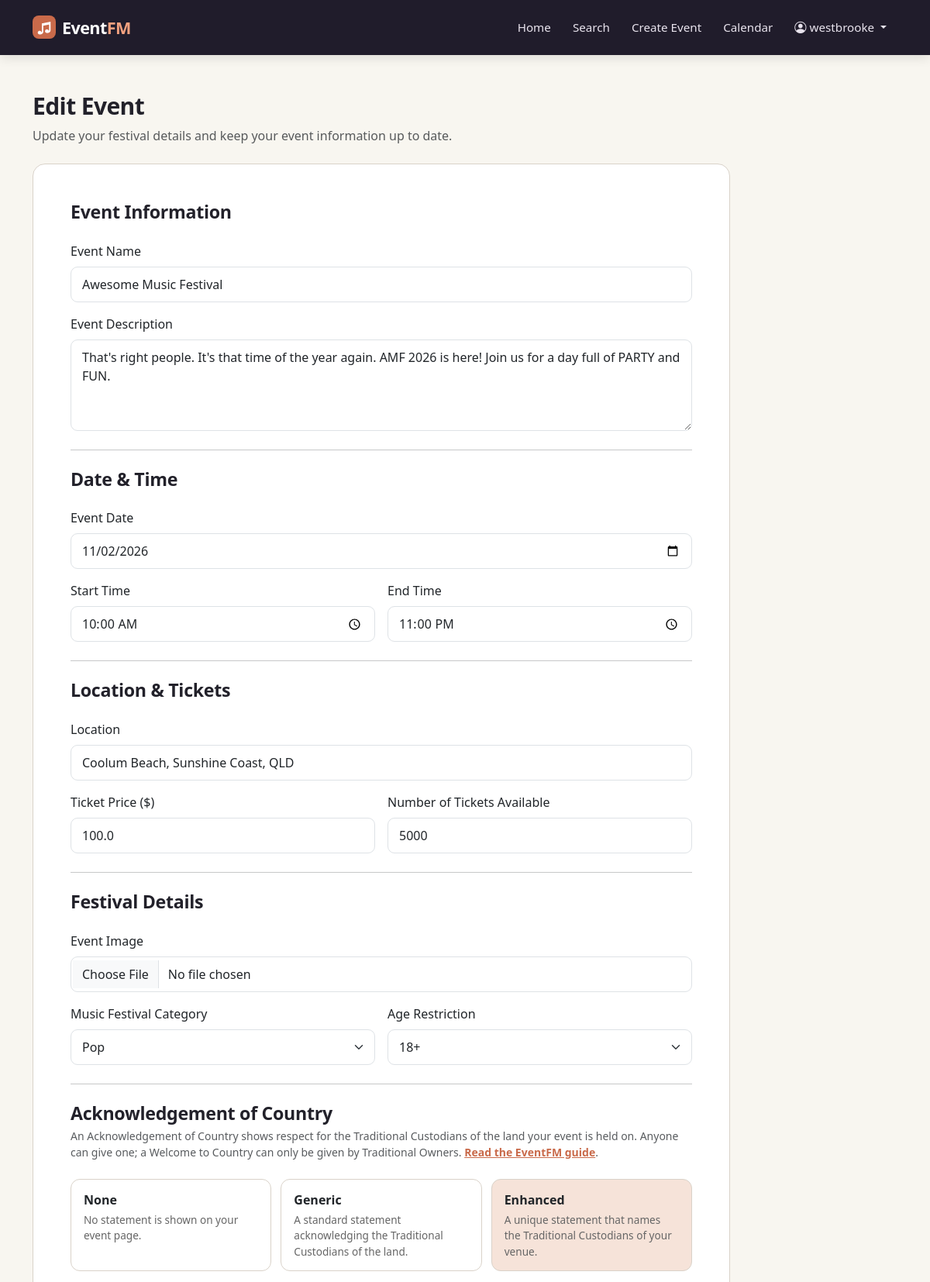
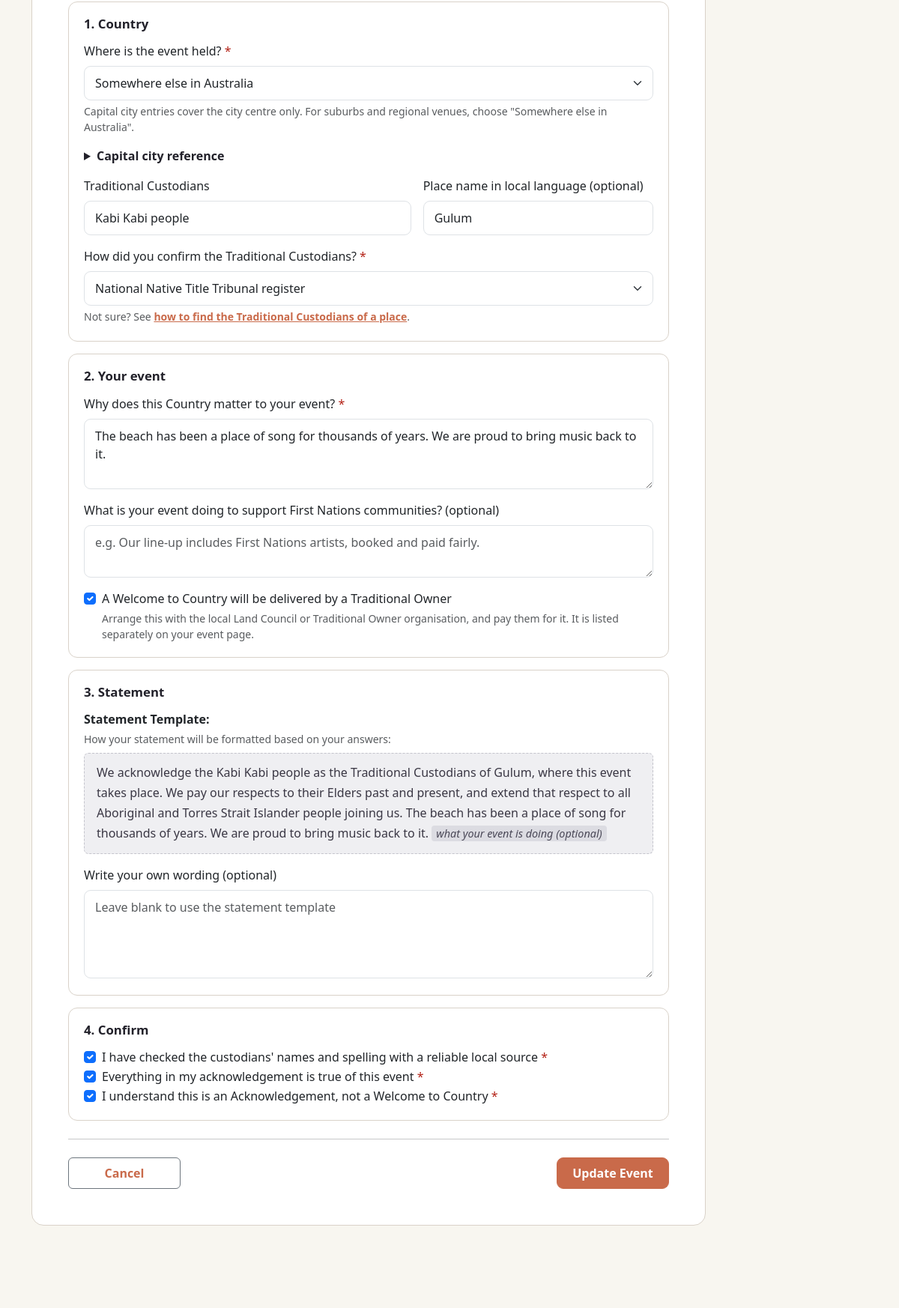
Page /event/28/edit (signed in, upper part) on the committed database (2 pictures, top to bottom).
### website/models.py (models this page shows, shortened)
class User(db.Model, UserMixin):
    __tablename__ = 'users'
    id = db.Column(db.Integer, primary_key=True)
    name = db.Column(db.String(100), unique=True, nullable=False)
    first_name = db.Column(db.String(100), nullable=False)
    surname = db.Column(db.String(100), nullable=False)
    emailid = db.Column(db.String(100), unique=True, nullable=False)
    password_hash = db.Column(db.String(200), nullable=False)
    contact_number = db.Column(db.String(20), nullable=False)
    street_address = db.Column(db.String(200), nullable=False)
    user_type = db.Column(db.String(50), nullable=False)
    events = db.relationship('Event', backref='owner', lazy=True)
    comments = db.relationship('Comment', backref='author', lazy=True)
    orders = db.relationship('Order', backref='user', lazy=True)

class Event(db.Model):
    __tablename__ = 'events'
    id = db.Column(db.Integer, primary_key=True)
    title = db.Column(db.String(200), nullable=False)
    description = db.Column(db.Text, nullable=False)
    date = db.Column(db.Date, nullable=False)
    start_time = db.Column(db.Time, nullable=False)
    end_time = db.Column(db.Time, nullable=False)
    location = db.Column(db.String(200), nullable=False)
    genre = db.Column(db.String(30), nullable=False)
    age_limit = db.Column(db.String(20), nullable=False, default='all-ages')
    price = db.Column(db.Float, nullable=False)
    capacity = db.Column(db.Integer, nullable=False)
    image_filename = db.Column(db.String(200))
    status = db.Column(db.String(20), nullable=False, default='Open')
    acknowledgement_type = db.Column(db.String(20), nullable=False, default='none')
    acknowledgement_text = db.Column(db.Text)
    user_id = db.Column(db.Integer, db.ForeignKey('users.id'), nullable=False) #Links to user who created it (User.ID = Foreign Key)
    comments = db.relationship('Comment', backref='event', lazy=True)
    orders = db.relationship('Order', backref='event', lazy=True)
    chunks = db.relationship('EventChunk', backref='event', lazy=True, cascade='all, delete-orphan')
    acknowledgement = db.relationship('Acknowledgement', backref='event', uselist=False, cascade='all, delete-orphan')
    def refresh_status(self):
        if self.status == 'Cancelled':
            return
        if self.date < datetime.now().date():
            self.status = 'Inactive'
        elif self.tickets_remaining <= 0:
            self.status = 'Sold Out'
        else:
            self.status = 'Open'

### website/views.py (the view, shortened to what this page needs)
@main_bp.route('/event/<int:event_id>/edit', methods=['GET', 'POST'])
@login_required
def edit_event(event_id):
    event = Event.query.get_or_404(event_id)
    if event.user_id != current_user.id:
        return redirect(url_for('main.event_details', event_id=event.id))
    event.refresh_status()
    db.session.commit()
    if event.status in ['Cancelled', 'Inactive']:
        flash('Cancelled or past events cannot be edited.', 'danger')
        return redirect(url_for('main.event_details', event_id=event.id))
    form = EventForm(obj=event)
    if not form.is_submitted():
        aoc.load_into_form(form, event)
    return render_event_form(form, editing=True)

### website/templates/create-event.html (shortened to what this page needs)
{% extends "base.html" %}
{% block content %}
<div class="container py-5">
    <div class="mb-4">
        <h1 class="festival-section-title mb-2">
            {% if editing %}Edit Event{% else %}Create Event{% endif %}
        </h1>
        <p class="text-muted mb-0">
            {% if editing %}
                Update your festival details and keep your event information up to date.
            {% else %}
                Bring your event to life by sharing the details with the EventFM community.
            {% endif %}
        </p>
    </div>
    <div class="card account-card account-card-wide mb-4">
        <div class="card-body p-4 p-md-5">
            <form method="POST" enctype="multipart/form-data" class="mb-0">
                <div class="mb-4">
                    <h3 class="form-section-title">Event Information</h3>
                </div>
                <div class="mb-3">
                    <label for="eventName" class="form-label">Event Name</label>
                    {{ form.title(class="form-control", id="eventName", placeholder="Enter music festival name", required=False) }}
                </div>
                <div class="mb-4">
                    <label for="eventDescription" class="form-label">Event Description</label>
                    {{ form.description(class="form-control", id="eventDescription", rows="4", placeholder="Describe the music festival, artists, and event details", required=False) }}
                </div>
                <hr class="my-4">
                <div class="mb-4">
                    <h3 class="form-section-title">Date &amp; Time</h3>
                </div>
                <div class="mb-3">
                    <label for="eventDate" class="form-label">Event Date</label>
                    {{ form.date(class="form-control", id="eventDate") }}
                </div>
                <div class="row g-3 mb-4">
                    <div class="col-md-6">
                        <label for="startTime" class="form-label">Start Time</label>
                        {{ form.start_time(class="form-control", id="startTime") }}
                    </div>
                    <div class="col-md-6">
                        <label for="endTime" class="form-label">End Time</label>
                        {{ form.end_time(class="form-control", id="endTime") }}
                    </div>
                </div>
                <hr class="my-4">
                <div class="mb-4">
                    <h3 class="form-section-title">Location &amp; Tickets</h3>
                </div>
                <div class="mb-3">
                    <label for="eventLocation" class="form-label">Location</label>
                    {{ form.location(class="form-control", id="eventLocation", placeholder="Enter event location") }}
                </div>
                <div class="row g-3 mb-4">
                    <div class="col-md-6">
                        <label for="ticketPrice" class="form-label">Ticket Price ($)</label>
                        {{ form.price(class="form-control", id="ticketPrice", min="0", step="0.01", placeholder="Enter ticket price") }}
                    </div>
                    <div class="col-md-6">
                        <label for="ticketCapacity" class="form-label">Number of Tickets Available</label>
                        {{ form.capacity(class="form-control", id="ticketCapacity", min="1", placeholder="Enter number of tickets available") }}
                    </div>
                </div>
                <hr class="my-4">
                <div class="mb-4">
                    <h3 class="form-section-title">Festival Details</h3>
                </div>
                <div class="mb-3">
                    <label for="eventImage" class="form-label">Event Image</label>
                    {{ form.image(class="form-control", id="eventImage", accept="image/*") }}
                </div>
                <div class="row g-3 mb-4">
                    <div class="col-md-6">
                        <label for="eventCategory" class="form-label">Music Festival Category</label>
                        {{ form.genre(class="form-select", id="eventCategory") }}
                    </div>
                    <div class="col-md-6">
                        <label for="ageLimit" class="form-label">Age Restriction</label>
                        {{ form.age_limit(class="form-select", id="ageLimit") }}
                    </div>
                </div>
                <hr class="my-4">
                {% include '_acknowledgement-builder.html' %}
                <hr class="my-4">
                <div class="d-flex justify-content-between align-items-center gap-3">
                    <a href="{{ url_for('main.index') }}"
                       class="btn btn-outline-secondary form-action-btn">
                        Cancel
                    </a>
                    {% if editing %}
                        {{ form.submit(class="btn btn-primary form-action-btn", value="Update Event") }}
                    {% else %}
                        {{ form.submit(class="btn btn-primary form-action-btn") }}
                    {% endif %}
                </div>
            </form>
        </div>
    </div>
</div>
{% endblock %}

### website/templates/base.html (shortened to what this page needs)
<html>
<head>
    <link href="https://cdn.jsdelivr.net/npm/bootstrap@5.3.2/dist/css/bootstrap.min.css" rel="stylesheet">
    <link href="https://cdn.jsdelivr.net/npm/bootstrap-icons@1.11.3/font/bootstrap-icons.min.css" rel="stylesheet">
    <link href="{{ url_for('static', filename='styles/style.css') }}" rel="stylesheet">
</head>
<body>
    <header>
        <nav class="navbar navbar-expand-md festival-navbar navbar-dark">
            <div class="container">
                <a class="navbar-brand eventfm-brand" href="{{ url_for('main.index') }}">
                    <span class="eventfm-logo-icon">♫</span>
                    <span>Event<span class="eventfm-brand-accent">FM</span></span>
                </a>
                <div class="collapse navbar-collapse" id="mainNavbar">
                    <div class="navbar-nav ms-auto align-items-md-center">
                        <a class="nav-link" href="{{ url_for('main.index') }}">Home</a>
                        <a class="nav-link" href="{{ url_for('main.search') }}">Search</a>
                        {% if current_user.is_authenticated %}
                        <a class="nav-link" href="{{ url_for('main.create_event') }}">Create Event</a>
                        {% else %}
                        <a class="nav-link" href="{{ url_for('main.booking_history') }}">Booking History</a>
                        {% endif %}
                        <a class="nav-link" href="{{ url_for('main.festival_calendar') }}">Calendar</a>
                        {% if current_user.is_authenticated %}
                            <div class="nav-item dropdown">
                                <a class="nav-link dropdown-toggle nav-user-name" href="#" role="button" data-bs-toggle="dropdown" aria-expanded="false">
                                    <i class="bi bi-person-circle me-1" aria-hidden="true"></i>{{ current_user.name }}
                                </a>
                            </div>
                        {% else %}
                            <a class="btn btn-light btn-sm ms-md-3 me-md-2" href="{{ url_for('auth.register') }}">Sign Up</a>
                            <a class="btn btn-outline-light btn-sm" href="{{ url_for('auth.login') }}">Log In</a>
                        {% endif %}
                    </div>
                </div>
            </div>
        </nav>
    </header>
    <main class="site-main">
    {% block content %}
    {% endblock %}
    </main>
</body>
</html>

### website/templates/_acknowledgement-builder.html (shortened to what this page needs)
{% macro required_label(field) %}
    <label for="{{ field.id }}" class="form-label">{{ field.label.text }} <span class="required-mark">*</span></label>
{% endmacro %}
{% set option_info = {
    'none': ('None', 'No statement is shown on your event page.'),
    'generic': ('Generic', 'A standard statement acknowledging the Traditional Custodians of the land.'),
    'enhanced': ('Enhanced', 'A unique statement that names the Traditional Custodians of your venue.')
} %}
<section class="aoc-section" id="acknowledgement">
    <div class="mb-4">
        <h3 class="form-section-title">Acknowledgement of Country</h3>
        <p class="text-muted small mb-0">
            An Acknowledgement of Country shows respect for the Traditional Custodians of the land your event is held on.
            Anyone can give one; a Welcome to Country can only be given by Traditional Owners.
            <a href="{{ url_for('main.acknowledgement_guide') }}" target="_blank">Read the EventFM guide</a>.
        </p>
    </div>
    <div class="aoc-options" role="radiogroup" aria-label="Acknowledgement of Country type">
        {% for option in form.acknowledgement_type %}
        <div class="aoc-option">
            <label for="{{ option.id }}" class="aoc-option-label">
                <span class="aoc-option-title">{{ option_info[option.data][0] }}</span>
                <span class="aoc-option-text">{{ option_info[option.data][1] }}</span>
            </label>
        </div>
        {% endfor %}
    </div>
    <div class="aoc-panel aoc-panel-enhanced">
        <fieldset class="aoc-step">
            <legend>1. Country</legend>
            <div class="mb-3">
                {{ required_label(form.aoc_region) }}
                {{ form.aoc_region(class="form-select") }}
                <div class="form-text">
                    Capital city entries cover the city centre only. For suburbs and regional venues, choose
                    "Somewhere else in Australia".
                </div>
            </div>
            <details class="aoc-details mb-3">
                <summary>Capital city reference</summary>
            </details>
            <div class="row g-3 mb-3">
                <div class="col-md-7">
                    {{ form.aoc_custodians.label(class="form-label") }}
                    {{ form.aoc_custodians(class="form-control", placeholder="e.g. Turrbal and Jagera peoples (optional for capital cities)") }}
                </div>
                <div class="col-md-5">
                    {{ form.aoc_place_name.label(class="form-label") }}
                    {{ form.aoc_place_name(class="form-control", placeholder="e.g. Meanjin") }}
                </div>
            </div>
            <div class="mb-1">
                {{ required_label(form.aoc_source) }}
                {{ form.aoc_source(class="form-select") }}
                <div class="form-text">
                    Not sure? See <a href="{{ url_for('main.acknowledgement_guide') }}#find-custodians" target="_blank">how
                    to find the Traditional Custodians of a place</a>.
                </div>
            </div>
        </fieldset>
        <fieldset class="aoc-step">
            <legend>2. Your event</legend>
            <div class="mb-3">
                {{ required_label(form.aoc_connection) }}
                {{ form.aoc_connection(class="form-control", rows="3",
                    placeholder="e.g. The river has been a gathering place for song and story for thousands of years, and we are proud to bring music back to it.") }}
            </div>
            <div class="mb-3">
                {{ form.aoc_commitment.label(class="form-label") }}
                {{ form.aoc_commitment(class="form-control", rows="2",
                    placeholder="e.g. Our line-up includes First Nations artists, booked and paid fairly.") }}
            </div>
            <div class="form-check">
                {{ form.aoc_welcome(class="form-check-input") }}
                {{ form.aoc_welcome.label(class="form-check-label") }}
                <div class="form-text">
                    Arrange this with the local Land Council or Traditional Owner organisation, and pay them for it. It is
                    listed separately on your event page.
                </div>
            </div>
        </fieldset>
        <fieldset class="aoc-step">
            <legend>3. Statement</legend>
            <p class="fw-semibold mb-1">Statement Template:</p>
            <p class="form-text mt-0 mb-2">How your statement will be formatted based on your answers:</p>
            <div class="aoc-statement aoc-template">{{ aoc_preview }}</div>
            <div class="mb-1">
                {{ form.acknowledgement_text.label(class="form-label") }}
                {{ form.acknowledgement_text(class="form-control", rows="4", placeholder="Leave blank to use the statement template") }}
            </div>
        </fieldset>
        <fieldset class="aoc-step">
            <legend>4. Confirm</legend>
            {% for check in [form.aoc_check_names, form.aoc_check_genuine, form.aoc_check_difference] %}
            <div class="form-check">
                {{ check(class="form-check-input") }}
                <label class="form-check-label" for="{{ check.id }}">{{ check.label.text }} <span class="required-mark">*</span></label>
            </div>
            {% endfor %}
        </fieldset>
    </div>
</section>

### rows in the picture
User: name "westbrooke"
Event: title "Awesome Music Festival", description "That's right people. It's that time of the year again. AMF 2026 is here! Join us for a day full of PARTY and FUN.", date "11/02/2026", start_time "10:00", end_time "23:00", location "Coolum Beach, Sunshine Coast, QLD", price "100.0", capacity "5000", genre "Pop", age_limit "18+", acknowledgement_text "We acknowledge the Kabi Kabi people as the Traditional Custodians of Gulum, where this event takes place. We pay our respects to their Elders past and present, and extend that respect to all Aboriginal and Torres Strait Islander people joining us. The beach has been a place of song for thousands of years. We are proud to bring music back to it. what your event is doing (optional)"

### other values in the picture
{{ option_info[option.data][0] }} "None" "Generic" "Enhanced"
{{ option_info[option.data][1] }} "No statement is shown on your event page." "A standard statement acknowledging the Traditional Custodians of the land." "A unique statement that names the Traditional Custodians of your venue."
{{ field.label.text }} "Where is the event held? How did you confirm the Traditional Custodians? Why does this Country matter to your event?"
{{ check.label.text }} "I have checked the custodians' names and spelling with a reliable local source" "Everything in my acknowledgement is true of this event" "I understand this is an Acknowledgement, not a Welcome to Country"
